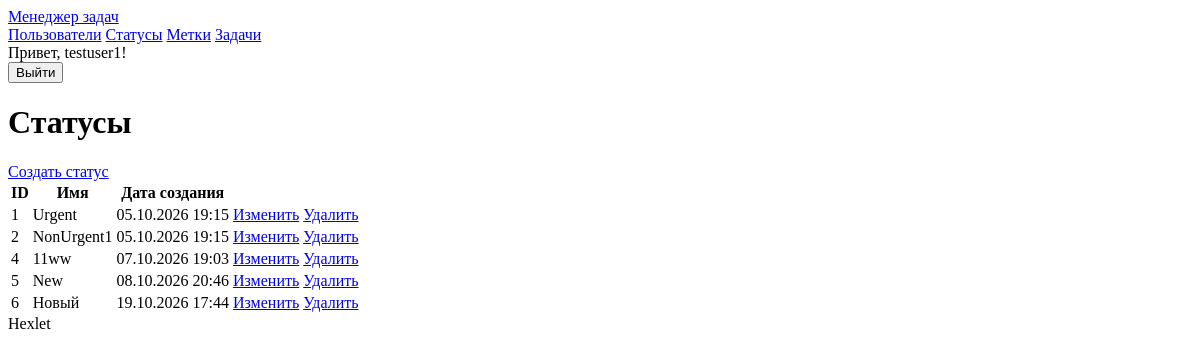
/statuses/ (signed in), run on an earlier commit of the app's database.
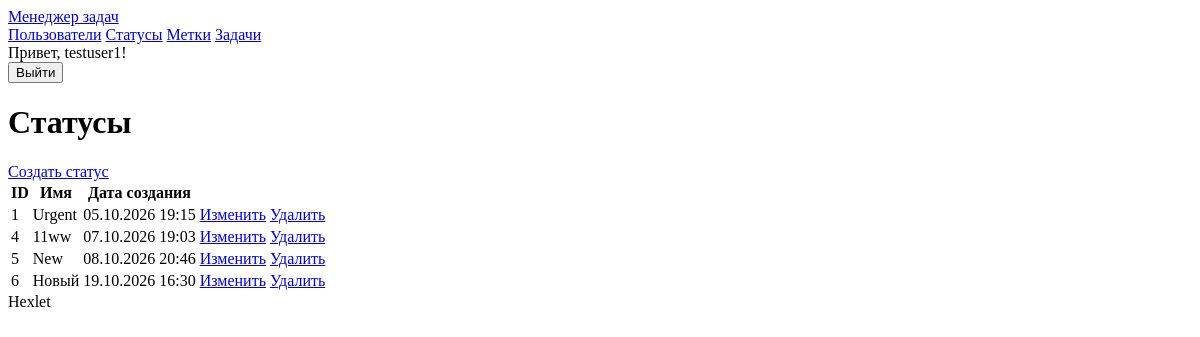
And on a later commit of the database.
### task_manager/statuses/models.py (models this page shows, shortened)
class Status(models.Model):
    name = models.CharField(max_length=255, unique=True)
    is_default = models.BooleanField(
        default=False,
        verbose_name=_('Default'),
        help_text=_('This status is preselected when a task is created'),
    )
    created_at = models.DateTimeField(auto_now_add=True)
    updated_at = models.DateTimeField(auto_now=True)
    class Meta:
        constraints = [
            models.UniqueConstraint(
                fields=['is_default'],
                condition=Q(is_default=True),
                name='unique_default_status',
                violation_error_message=_('Only one status can be default'),
            ),
        ]

### task_manager/statuses/views.py (the view)
# urls.py: path('', StatusListView.as_view(), name='statuses'),
class StatusListView(LoginRequiredMixin, ListView):
    template_name = 'statuses/index.html'
    context_object_name = 'statuses'
    def get_queryset(self):
        return Status.objects.only('id', 'name', 'created_at').order_by(
            'created_at'
        )

### task_manager/statuses/templates/statuses/index.html (shortened to what this page needs)
{% extends 'base.html' %}
{% load i18n %}
{% block content %}
<div class="max-w-3xl mx-auto">
    <div class="flex items-center justify-between mb-6">
        <h1 class="text-3xl font-bold text-gray-900">{% trans "Statuses" %}</h1>
        <a href="{% url 'create_status' %}" class="inline-block bg-blue-600 hover:bg-blue-700 text-white font-medium px-4 py-2 rounded-md">{% trans "Create status" %}</a>
    </div>
    <div class="overflow-hidden rounded-md border border-gray-200 bg-white shadow-sm">
        <div class="overflow-x-auto">
            <table class="min-w-full border-collapse">
                <thead class="bg-gray-50">
                    <tr>
                        <th scope="col" class="px-4 py-3 text-left text-sm font-medium text-gray-700">ID</th>
                        <th scope="col" class="px-4 py-3 text-left text-sm font-medium text-gray-700">{% trans "Name" %}</th>
                        <th scope="col" class="px-4 py-3 text-left text-sm font-medium text-gray-700">{% trans "Created" %}</th>
                        <th scope="col" class="px-4 py-3 text-right text-sm font-medium text-gray-700">&nbsp;</th>
                    </tr>
                </thead>
                <tbody class="divide-y divide-gray-200 bg-white">
                    {% for status in statuses %}
                        <tr class="hover:bg-gray-50">
                            <td class="px-4 py-3 text-sm text-gray-900">{{ status.id }}</td>
                            <td class="px-4 py-3 text-sm text-gray-900">{{ status.name }}</td>
                            <td class="px-4 py-3 text-sm text-gray-900">{{ status.created_at|date:"d.m.Y H:i" }}</td>
                            <td class="px-4 py-3 text-right text-sm">
                                <div class="flex flex-col items-end space-y-1">
                                    <a href="{% url 'update_status' status.id %}" class="text-blue-600 hover:text-blue-800">{% trans "Edit" %}</a>
                                    <a href="{% url 'delete_status' status.id %}" class="text-red-600 hover:text-red-800">{% trans "Delete" %}</a>
                                </div>
                            </td>
                        </tr>
                    {% empty %}
                        <tr>
                            <td colspan="4" class="px-4 py-6 text-center text-sm text-gray-500">{% trans "No statuses yet." %}</td>
                        </tr>
                    {% endfor %}
                </tbody>
            </table>
        </div>
    </div>
</div>
{% endblock %}

What changed in the data, as far as the page shows it:
removed Status: id "2", name "NonUrgent1", created_at "05.10.2026 19:15"
computed for Status "Новый": created_at "19.10.2026 17:44" → "19.10.2026 16:30"
